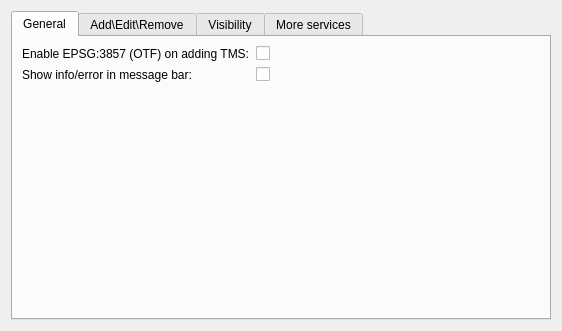
<?xml version="1.0" encoding="UTF-8"?>
<ui version="4.0">
 <class>MapServicesDialogBase</class>
 <widget class="QDialog" name="MapServicesDialogBase">
  <property name="geometry">
   <rect>
    <x>0</x>
    <y>0</y>
    <width>562</width>
    <height>331</height>
   </rect>
  </property>
  <property name="windowTitle">
   <string>QuickMapServices Settings</string>
  </property>
  <layout class="QVBoxLayout" name="verticalLayout">
   <item>
    <widget class="QTabWidget" name="tabUserServices">
     <property name="currentIndex">
      <number>0</number>
     </property>
     <widget class="QWidget" name="tabCommon">
      <attribute name="title">
       <string>General</string>
      </attribute>
      <layout class="QFormLayout" name="formLayout_2">
       <property name="fieldGrowthPolicy">
        <enum>QFormLayout::AllNonFixedFieldsGrow</enum>
       </property>
       <item row="0" column="0">
        <widget class="QLabel" name="label_3">
         <property name="text">
          <string>Enable EPSG:3857 (OTF) on adding TMS:</string>
         </property>
        </widget>
       </item>
       <item row="0" column="1">
        <widget class="QCheckBox" name="chkEnableOTF3857">
         <property name="text">
          <string/>
         </property>
        </widget>
       </item>
       <item row="1" column="0">
        <widget class="QLabel" name="label_4">
         <property name="text">
          <string>Show info/error in message bar:</string>
         </property>
        </widget>
       </item>
       <item row="1" column="1">
        <widget class="QCheckBox" name="chkShowMessagesInBar">
         <property name="text">
          <string/>
         </property>
        </widget>
       </item>
      </layout>
     </widget>
     <widget class="QWidget" name="tab_user_groups_and_services">
      <attribute name="title">
       <string>Add\Edit\Remove</string>
      </attribute>
      <layout class="QVBoxLayout" name="verticalLayout_4">
       <item>
        <widget class="QWidget" name="widget" native="true"/>
       </item>
       <item>
        <widget class="QWidget" name="widget_2" native="true"/>
       </item>
      </layout>
     </widget>
     <widget class="QWidget" name="tabServicesVisibility">
      <attribute name="title">
       <string>Visibility</string>
      </attribute>
      <layout class="QVBoxLayout" name="verticalLayout_3">
       <item>
        <widget class="QToolBar" name="toolBarForDSTreeView">
         <property name="layoutDirection">
          <enum>Qt::RightToLeft</enum>
         </property>
         <property name="iconSize">
          <size>
           <width>16</width>
           <height>16</height>
          </size>
         </property>
         <property name="toolButtonStyle">
          <enum>Qt::ToolButtonFollowStyle</enum>
         </property>
        </widget>
       </item>
       <item>
        <widget class="QTreeView" name="treeViewForDS">
         <property name="alternatingRowColors">
          <bool>true</bool>
         </property>
         <property name="selectionMode">
          <enum>QAbstractItemView::NoSelection</enum>
         </property>
         <property name="sortingEnabled">
          <bool>true</bool>
         </property>
         <attribute name="headerCascadingSectionResizes">
          <bool>true</bool>
         </attribute>
         <attribute name="headerShowSortIndicator" stdset="0">
          <bool>true</bool>
         </attribute>
         <attribute name="headerStretchLastSection">
          <bool>false</bool>
         </attribute>
        </widget>
       </item>
      </layout>
     </widget>
     <widget class="QWidget" name="tabExtraServices">
      <property name="enabled">
       <bool>true</bool>
      </property>
      <attribute name="title">
       <string>More services</string>
      </attribute>
      <layout class="QVBoxLayout" name="verticalLayout_2">
       <item>
        <widget class="QLabel" name="label">
         <property name="palette">
          <palette>
           <active>
            <colorrole role="WindowText">
             <brush brushstyle="SolidPattern">
              <color alpha="255">
               <red>128</red>
               <green>0</green>
               <blue>0</blue>
              </color>
             </brush>
            </colorrole>
            <colorrole role="Text">
             <brush brushstyle="SolidPattern">
              <color alpha="255">
               <red>128</red>
               <green>0</green>
               <blue>0</blue>
              </color>
             </brush>
            </colorrole>
            <colorrole role="PlaceholderText">
             <brush brushstyle="NoBrush">
              <color alpha="128">
               <red>128</red>
               <green>0</green>
               <blue>0</blue>
              </color>
             </brush>
            </colorrole>
           </active>
           <inactive>
            <colorrole role="WindowText">
             <brush brushstyle="SolidPattern">
              <color alpha="255">
               <red>128</red>
               <green>0</green>
               <blue>0</blue>
              </color>
             </brush>
            </colorrole>
            <colorrole role="Text">
             <brush brushstyle="SolidPattern">
              <color alpha="255">
               <red>128</red>
               <green>0</green>
               <blue>0</blue>
              </color>
             </brush>
            </colorrole>
            <colorrole role="PlaceholderText">
             <brush brushstyle="NoBrush">
              <color alpha="128">
               <red>128</red>
               <green>0</green>
               <blue>0</blue>
              </color>
             </brush>
            </colorrole>
           </inactive>
           <disabled>
            <colorrole role="WindowText">
             <brush brushstyle="SolidPattern">
              <color alpha="255">
               <red>144</red>
               <green>141</green>
               <blue>139</blue>
              </color>
             </brush>
            </colorrole>
            <colorrole role="Text">
             <brush brushstyle="SolidPattern">
              <color alpha="255">
               <red>169</red>
               <green>167</green>
               <blue>167</blue>
              </color>
             </brush>
            </colorrole>
            <colorrole role="PlaceholderText">
             <brush brushstyle="NoBrush">
              <color alpha="128">
               <red>128</red>
               <green>0</green>
               <blue>0</blue>
              </color>
             </brush>
            </colorrole>
           </disabled>
          </palette>
         </property>
         <property name="font">
          <font>
           <pointsize>14</pointsize>
           <weight>75</weight>
           <bold>true</bold>
          </font>
         </property>
         <property name="text">
          <string>Attention!</string>
         </property>
         <property name="alignment">
          <set>Qt::AlignCenter</set>
         </property>
        </widget>
       </item>
       <item>
        <widget class="QLabel" name="label_2">
         <property name="text">
          <string>&lt;html&gt;&lt;head/&gt;&lt;body&gt;&lt;p&gt;Contributed services definitions are provided 'as is' and are not validated by plugin authors. These are proof-of-concept and for testing only. Visit &lt;a href=&quot;https://qms.nextgis.com&quot;&gt;&lt;span style=&quot; text-decoration: underline; color:#0057ae;&quot;&gt;https://qms.nextgis.com&lt;/span&gt;&lt;/a&gt; to add new services. Use at your own risk!&lt;/p&gt;&lt;/body&gt;&lt;/html&gt;</string>
         </property>
         <property name="textFormat">
          <enum>Qt::AutoText</enum>
         </property>
         <property name="wordWrap">
          <bool>true</bool>
         </property>
         <property name="openExternalLinks">
          <bool>true</bool>
         </property>
        </widget>
       </item>
       <item>
        <spacer name="verticalSpacer">
         <property name="orientation">
          <enum>Qt::Vertical</enum>
         </property>
         <property name="sizeHint" stdset="0">
          <size>
           <width>20</width>
           <height>40</height>
          </size>
         </property>
        </spacer>
       </item>
       <item>
        <widget class="QPushButton" name="btnGetContribPack">
         <property name="text">
          <string>Get contributed pack</string>
         </property>
        </widget>
       </item>
      </layout>
     </widget>
    </widget>
   </item>
  </layout>
 </widget>
 <resources/>
 <connections/>
</ui>
